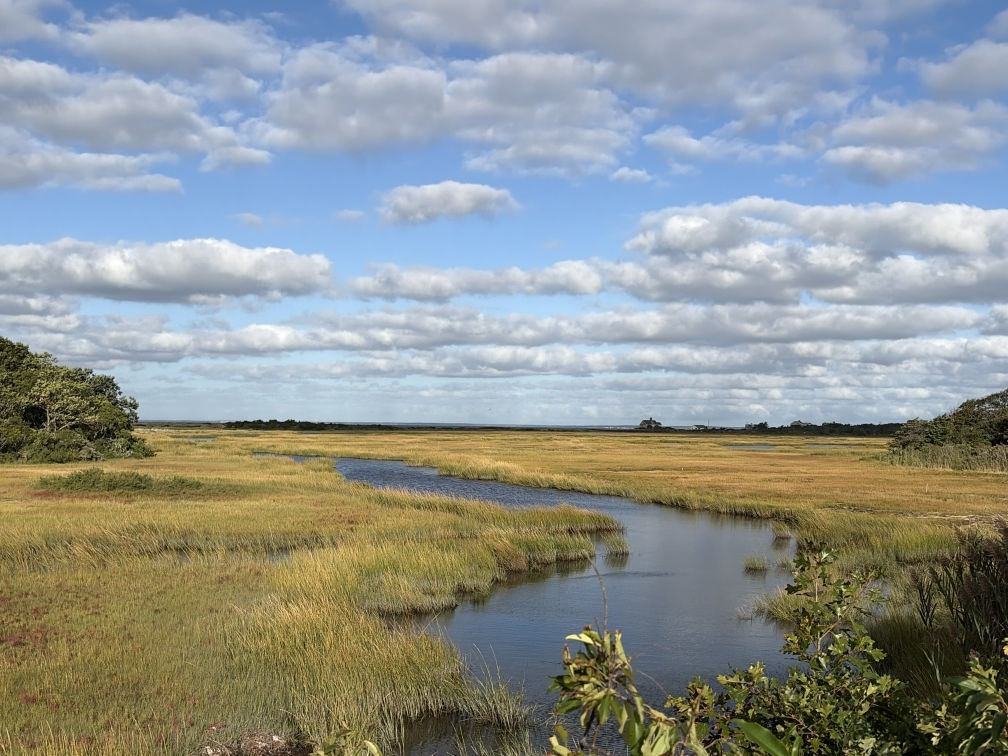
#> input picture originals/img-0053.jpeg, 4032 x 3024 px (shown at 1/4 size)
$ python build.py ../originals/img-0053.jpeg
#> lines starting #> are read from the running program, lines starting #| are printed output that depends on the picture
#!/usr/bin/env python3
"""Build web images and regenerate the static parts of the site.

Usage (from the repo folder):
  python3 tools/build.py NAME.heic [MORE.jpg ...]   # make images for new photos, then rebuild pages
  python3 tools/build.py                            # just rebuild index.html blocks + sitemap from photos.js

For each source photo it writes to photos/:
  NAME-{800,1200,1600,2000}.{avif,webp,jpg}   (long edge <= width; sRGB with embedded profile)
  NAME-og.jpg                                  (1200x630 social-share crop)
All outputs: converted to sRGB, rotation fixed, ALL camera EXIF/GPS dropped,
creator + copyright embedded (XMP + EXIF Artist/Copyright).
Then it prints the size info to paste into photos.js, and refreshes the
<noscript> gallery, JSON-LD and sitemap.xml from photos.js.
One-time setup: pip install --user pillow pillow-heif   (Pillow >= 11.3)
"""
import io, json, re, sys, html
from pathlib import Path
from PIL import Image, ImageOps, ImageCms
try:
    from pillow_heif import register_heif_opener; register_heif_opener()
#> (this line was passed over: pillow_heif is not available in this run)
except ImportError:
    pass

ROOT = Path(__file__).resolve().parent.parent
SITE = "https://kjt8bhsyh6-sketch.github.io/mike-kerr-photo/"
CREATOR = "Mike Kerr"
COPYRIGHT = "© Mike Kerr. All rights reserved."
WIDTHS = (800, 1200, 1600, 2000)
SRGB = ImageCms.ImageCmsProfile(ImageCms.createProfile("sRGB"))
SRGB_BYTES = SRGB.tobytes()

XMP = f"""<?xpacket begin="\ufeff" id="W5M0MpCehiHzreSzNTczkc9d"?>
<x:xmpmeta xmlns:x="adobe:ns:meta/"><rdf:RDF xmlns:rdf="http://www.w3.org/1999/02/22-rdf-syntax-ns#">
<rdf:Description rdf:about="" xmlns:dc="http://purl.org/dc/elements/1.1/"
 xmlns:photoshop="http://ns.adobe.com/photoshop/1.0/" xmlns:xmpRights="http://ns.adobe.com/xap/1.0/rights/"
 xmlns:plus="http://ns.useplus.org/ldf/xmp/1.0/"
 photoshop:Credit="{CREATOR}" xmpRights:Marked="True" xmpRights:WebStatement="{SITE}usage.html">
<dc:creator><rdf:Seq><rdf:li>{CREATOR}</rdf:li></rdf:Seq></dc:creator>
<dc:rights><rdf:Alt><rdf:li xml:lang="x-default">{COPYRIGHT}</rdf:li></rdf:Alt></dc:rights>
<plus:Licensor><rdf:Seq><rdf:li rdf:parseType="Resource"><plus:LicensorURL>{SITE}usage.html</plus:LicensorURL></rdf:li></rdf:Seq></plus:Licensor>
</rdf:Description></rdf:RDF></x:xmpmeta>
<?xpacket end="w"?>""".encode("utf-8")

def exif_bytes():
    e = Image.Exif(); e[0x013B] = CREATOR; e[0x8298] = "Copyright Mike Kerr. All rights reserved."  # Artist, Copyright (EXIF is ASCII-only; XMP has the (c) symbol)
    return e.tobytes()

def to_srgb(im):
    im = ImageOps.exif_transpose(im)
    icc = im.info.get("icc_profile")
    im = im.convert("RGB")
    if icc:
        src = ImageCms.ImageCmsProfile(io.BytesIO(icc))
        im = ImageCms.profileToProfile(im, src, SRGB, renderingIntent=0, outputMode="RGB")
    im.info = {}
    return im

def save_all(im, base):
    meta = dict(icc_profile=SRGB_BYTES, exif=exif_bytes(), xmp=XMP)
    im.save(f"{base}.jpg", quality=80, optimize=True, progressive=True, **meta)
    im.save(f"{base}.webp", quality=78, method=6, **meta)
    im.save(f"{base}.avif", quality=55, speed=4, **meta)

def build(src, name=None):
#> called with src = '../originals/img-0053.jpeg'
    src = Path(src); name = name or re.sub(r"[^a-z0-9-]+", "-", src.stem.lower()).strip("-")
    im = to_srgb(Image.open(src)); out = ROOT / "photos"; out.mkdir(exist_ok=True)
#> in to_srgb, im is the input picture: PIL image 4032x3024 RGB; mean R, G, B 142.3, 148.3, 145.9
    for w in WIDTHS:
        c = im.copy(); c.thumbnail((w, w), Image.LANCZOS); save_all(c, out / f"{name}-{w}")
#> this loop made 4 passes
#> pass 1, in save_all, `im.save(f"{base}.jpg", quality=80, optimize=True, progressive=True, **..`:
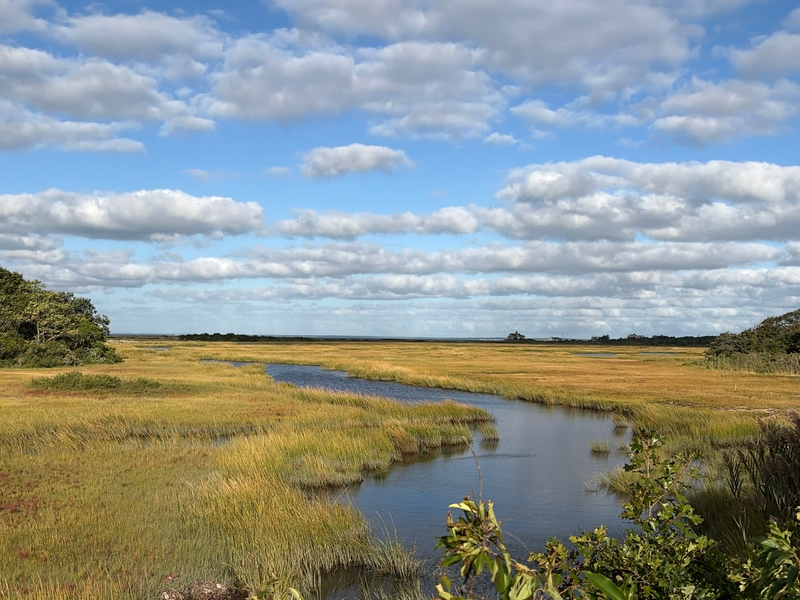
#> saved as img-0053-800.jpg: PIL image 800x600 RGB; mean R, G, B 140.6, 148.5, 144.6
    og = ImageOps.fit(im, (1200, 630), Image.LANCZOS, centering=(0.5, 0.4))
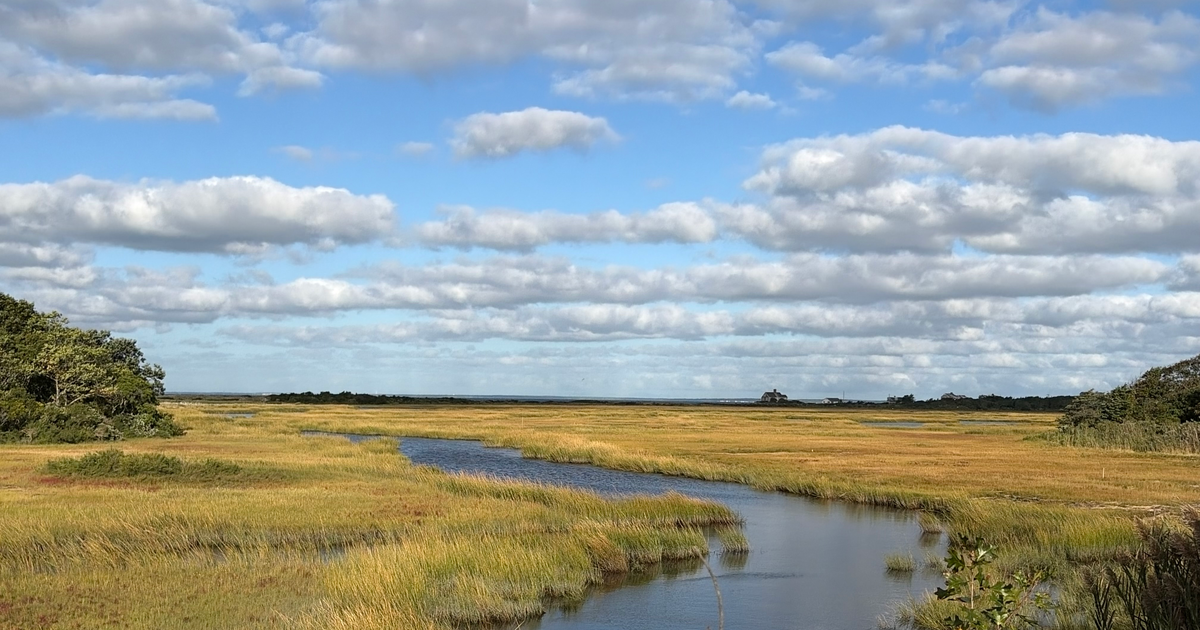
#> og: PIL image 1200x630 RGB; mean R, G, B 150.3, 159.5, 157.6
    og.save(out / f"{name}-og.jpg", quality=82, optimize=True, icc_profile=SRGB_BYTES, exif=exif_bytes(), xmp=XMP)
    big = im.copy(); big.thumbnail((2000, 2000))
    print(f'Paste into photos.js:  name: "{name}", width: {big.width}, height: {big.height},')
#| Paste into photos.js:  name: "img-0053", width: 2000, height: 1500,
    return name, big.width, big.height

def load_photos():
#> (the run stopped early here; a loop or call above may not have finished)
